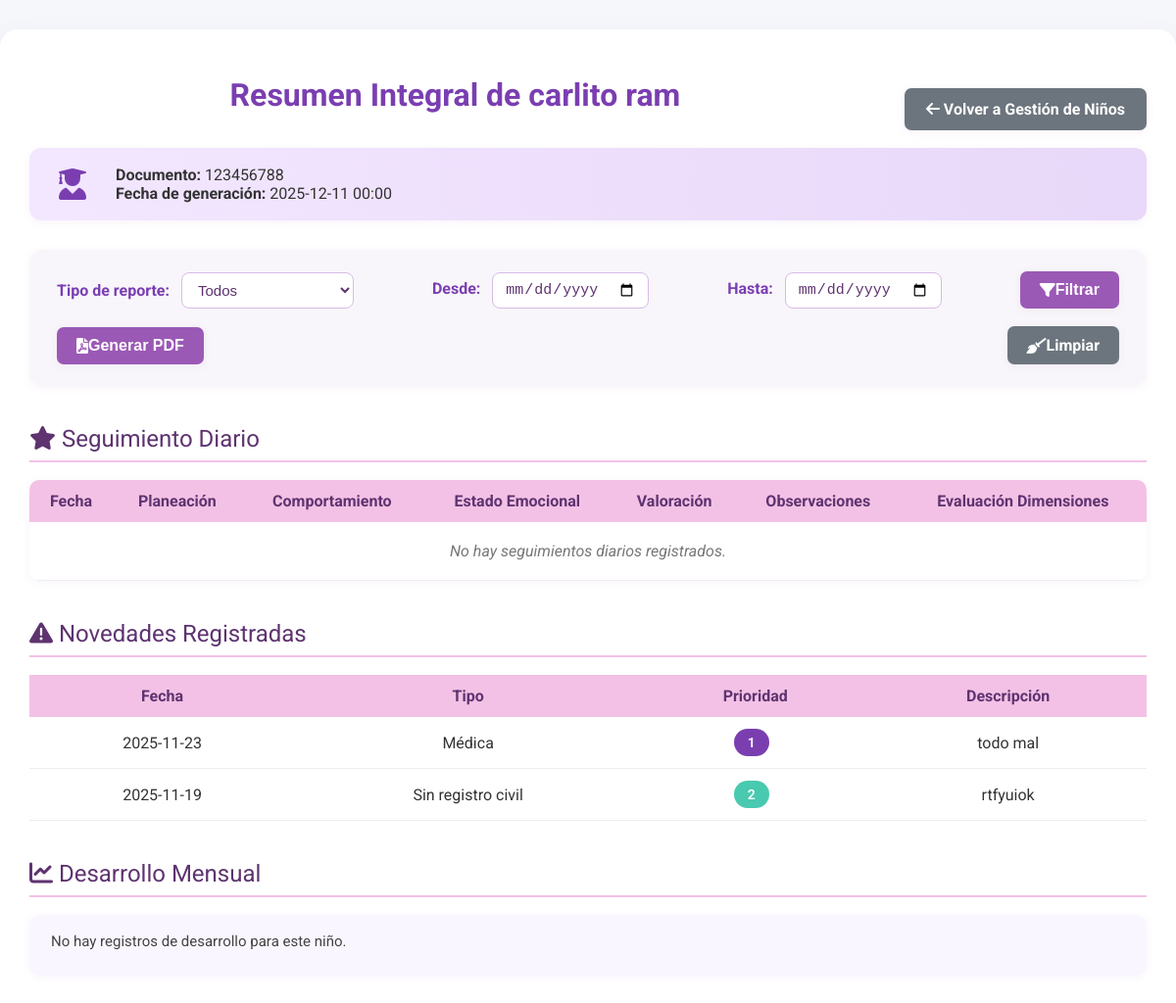
Page /desarrollo/reporte/resumen/4/ (signed in) on the committed database.
### core/models.py (models this page shows, shortened)
class Nino(models.Model):
    TIPO_SANGRE_CHOICES = [
        ('O+', 'O+'), ('O-', 'O-'), ('A+', 'A+'), ('A-', 'A-'),
        ('B+', 'B+'), ('B-', 'B-'), ('AB+', 'AB+'), ('AB-', 'AB-')
    ]
    PARENTESCO_CHOICES = [
        ('padre', 'Padre'), ('madre', 'Madre'), ('tutor', 'Tutor'),
        ('abuelo', 'Abuelo/a'), ('tio', 'Tío/a'), ('hermano', 'Hermano/a'),
        ('otro', 'Otro')
    ]
    nombres = models.CharField(max_length=50)
    apellidos = models.CharField(max_length=50)
    fecha_nacimiento = models.DateField()
    documento = models.BigIntegerField(null=True, blank=True)
    genero = models.CharField(
        max_length=20,
        null=True,
        blank=True,
        choices=[
            ('masculino', 'masculino'),
            ('femenino', 'femenino'),
            ('otro', 'otro'),
            ('no_especificado', 'no_especificado')
        ]
    )
    tipo_sangre = models.CharField(max_length=3, choices=TIPO_SANGRE_CHOICES, null=True, blank=True)
    parentesco = models.CharField(max_length=20, choices=PARENTESCO_CHOICES, null=True, blank=True)
    tiene_discapacidad = models.BooleanField(default=False)
    tipos_discapacidad = models.ManyToManyField('Discapacidad', blank=True)
    otra_discapacidad = models.CharField(max_length=100, null=True, blank=True)
    PAIS_NACIMIENTO_CHOICES = [
        ('', '-- Seleccione el país de nacimiento --'),
        ('colombia', 'Colombia'),
        ('venezuela', 'Venezuela'),
        ('ecuador', 'Ecuador'),
        ('peru', 'Perú'),
        ('panama', 'Panamá'),
        ('brasil', 'Brasil'),
        ('argentina', 'Argentina'),
        ('chile', 'Chile'),
        ('bolivia', 'Bolivia'),
        ('paraguay', 'Paraguay'),
        ('uruguay', 'Uruguay'),
        ('mexico', 'México'),
        ('costa_rica', 'Costa Rica'),
        ('nicaragua', 'Nicaragua'),
        ('honduras', 'Honduras'),
        ('guatemala', 'Guatemala'),
        ('el_salvador', 'El Salvador'),
        ('cuba', 'Cuba'),
        ('republica_dominicana', 'República Dominicana'),
        ('haiti', 'Haití'),
        ('estados_unidos', 'Estados Unidos'),
        ('canada', 'Canadá'),
        ('espana', 'España'),
        ('italia', 'Italia'),
        ('francia', 'Francia'),
        ('alemania', 'Alemania'),
        ('otro', 'Otro país')
    ]
    nacionalidad = models.CharField(
        max_length=50,
        choices=PAIS_NACIMIENTO_CHOICES,
        null=True,
        blank=True,
        verbose_name="País de nacimiento"
    )
    otro_pais = models.CharField(max_length=50, null=True, blank=True, verbose_name="Otro país (especifique)")
    fecha_ingreso = models.DateField(auto_now_add=True, verbose_name="Fecha de ingreso al hogar")
    hogar = models.ForeignKey(HogarComunitario, on_delete=models.PROTECT, related_name='ninos')
    padre = models.ForeignKey(Padre, on_delete=models.CASCADE, related_name='ninos')
    foto = models.FileField(upload_to='ninos/fotos/', null=True, blank=True)
    carnet_vacunacion = models.FileField(upload_to='ninos/vacunacion/', null=True, blank=True)
    certificado_eps = models.FileField(upload_to='ninos/eps/', null=True, blank=True)
    fecha_registro = models.DateTimeField(auto_now_add=True)
    registro_civil_img = models.FileField(upload_to='ninos/registro_civil/', null=True, blank=True)
    observaciones_medicas = models.TextField(null=True, blank=True, verbose_name="Observaciones médicas")
    estado = models.CharField(
        max_length=20,
        choices=[
            ('activo', 'Activo'),
            ('inactivo', 'Inactivo'),
            ('retirado', 'Retirado')
        ],
        default='activo'
    )
    class Meta:
        db_table = 'ninos'

### novedades/models.py (models this page shows, shortened)
class Novedad(models.Model):
    nino = models.ForeignKey(Nino, on_delete=models.CASCADE)
    docente = models.CharField(max_length=100)
    fecha = models.DateField()
    clase = models.CharField(max_length=100)
    descripcion = models.TextField()
    causa = models.CharField(max_length=255, blank=True)
    disposicion = models.TextField(blank=True)
    acuerdos = models.TextField(blank=True)
    observaciones = models.TextField(blank=True)
    usuario = models.ForeignKey(User, on_delete=models.CASCADE, null=True, blank=True)  # 🔔 quién creó la novedad
    archivo_pdf = models.FileField(upload_to='novedades_pdfs/', blank=True, null=True)
    TIPOS_NOVEDAD = [
        ('a', 'Cambios en los estados de salud'),
        ('b', 'Cambios en el estado emocional'),
        ('c', 'Razones de inasistencia y llegadas tarde'),
        ('d', 'Inapetencia'),
        ('e', 'Cambios de medicamentos'),
        ('f', 'Inasistencia de medicamentos'),
        ('g', 'Sin registro civil'),
        ('h', 'Sin afiliación en salud'),
        ('i', 'Sin esquema de vacunación'),
        ('j', 'Otra'),
    ]
    tipo = models.CharField(max_length=1, choices=TIPOS_NOVEDAD, verbose_name="Tipo de novedad")
    def get_prioridad(self):
        prioridades = {
            'a': 5,
            'b': 4,
            'c': 3,
            'd': 2,
            'e': 4,
            'f': 3,
            'g': 2,
            'h': 3,
            'i': 4,
            'j': 1,
        }
        return prioridades.get(self.tipo, 1)

### desarrollo/views.py (the view, shortened to what this page needs)
# urls.py: path('reporte/resumen/<int:nino_id>/', views.reporte_resumen, name='reporte_resumen'),
@login_required
def reporte_resumen(request, nino_id):
    nino = get_object_or_404(Nino, id=nino_id)
    fecha_inicio_str = request.GET.get('fecha_inicio')
    fecha_fin_str = request.GET.get('fecha_fin')
    seguimientos_query = SeguimientoDiario.objects.filter(nino=nino)
    novedades = Novedad.objects.filter(nino=nino)
    desarrollos = DesarrolloNino.objects.filter(nino=nino)
    if fecha_inicio_str:
        seguimientos_query = seguimientos_query.filter(fecha__gte=fecha_inicio_str)
        novedades = novedades.filter(fecha__gte=fecha_inicio_str)
        desarrollos = desarrollos.filter(fecha_fin_mes__gte=fecha_inicio_str)
    if fecha_fin_str:
        seguimientos_query = seguimientos_query.filter(fecha__lte=fecha_fin_str)
        novedades = novedades.filter(fecha__lte=fecha_fin_str)
        desarrollos = desarrollos.filter(fecha_fin_mes__lte=fecha_fin_str)
    context = {
        'nino': nino,
        'desarrollos': desarrollos.order_by('-fecha_fin_mes'),
        'novedades': novedades.order_by('-fecha'),
        'seguimientos': seguimientos_query.order_by('-fecha'),
    }
    return render(request, 'reporte/reporte_resumen.html', context)

### templates/reporte/reporte_resumen.html (shortened to what this page needs)
{% load static %}
<!DOCTYPE html>
<html lang="es">
<head>
  <link href="https://cdnjs.cloudflare.com/ajax/libs/font-awesome/6.0.0-beta3/css/all.min.css" rel="stylesheet">
</head>
<body>
  <div class="container">
    <div style="display: flex; align-items: center; justify-content: space-between; margin-bottom: 18px;">
      <h1 style="flex:1; text-align:center; margin:0; color:#7a3eb1; font-size:32px;">Resumen Integral de {{ nino.nombres }} {{ nino.apellidos }}</h1>
      <a href="{% url 'gestion_ninos' %}{% if request.GET.from_page %}?page={{ request.GET.from_page }}{% endif %}" class="btn-back" style="margin-left:24px;">
          <i class="fas fa-arrow-left"></i> Volver a Gestión de Niños
      </a>
    </div>
    <div class="info-block">
      <i class="fas fa-user-graduate"></i>
      <div>
        <b>Documento:</b> {{ nino.documento|default:"N/A" }}<br>
        <b>Fecha de generación:</b> {% now "Y-m-d H:i" %}
      </div>
    </div>
    <form method="get" action="" class="filter-card">
      <div>
        <label for="tipo_reporte"><b>Tipo de reporte:</b></label>
        <select name="tipo_reporte" id="tipo_reporte" onchange="this.form.submit()">
          <option value="ambos" {% if not request.GET.tipo_reporte or request.GET.tipo_reporte == 'ambos' %}selected{% endif %}>Todos</option>
        </select>
      </div>
      <div>
        <label for="fecha_inicio"><b>Desde:</b></label>
        <input type="date" name="fecha_inicio" id="fecha_inicio" value="{{ request.GET.fecha_inicio }}">
      </div>
      <div>
        <label for="fecha_fin"><b>Hasta:</b></label>
        <input type="date" name="fecha_fin" id="fecha_fin" value="{{ request.GET.fecha_fin }}">
      </div>
      <button type="submit" class="button" title="Filtrar información en la página" style="background-color: #9B59B6;">
        <i class="fas fa-filter"></i>  Filtrar
      </button>
      <button type="submit" class="button" formaction="{% url 'desarrollo:generar_reporte_pdf' nino.id %}" title="Generar reporte en PDF con los filtros seleccionados" style="background-color: #9B59B6;">
        <i class="fas fa-file-pdf"></i>  Generar PDF
      </button>
      <a href="{% url 'desarrollo:reporte_resumen' nino.id %}" class="button" style="background-color: #6c757d;" title="Limpiar todos los filtros">
        <i class="fas fa-broom"></i>   Limpiar
      </a>
    </form>
    {% if not request.GET.tipo_reporte or request.GET.tipo_reporte == 'ambos' or request.GET.tipo_reporte == 'seguimiento' %}
    <div class="section-title" id="seguimiento-diario"><i class="fas fa-star"></i> Seguimiento Diario</div>
    <div class="table-responsive-wrapper">
      <table class="summary-table">
        <thead>
          <tr>
            <th>Fecha</th>
            <th>Planeación</th>
            <th>Comportamiento</th>
            <th>Estado Emocional</th>
            <th>Valoración</th>
            <th>Observaciones</th>
            <th>Evaluación Dimensiones</th>
          </tr>
        </thead>
        <tbody>
          {% for seguimiento in seguimientos %}
          <tr>
            <td>{{ seguimiento.fecha|date:"Y-m-d" }}</td>
            <td>{{ seguimiento.planeacion.nombre_experiencia|default:"N/A" }}</td>
            <td>{{ seguimiento.get_comportamiento_general_display }}</td>
            <td>{{ seguimiento.get_estado_emocional_display }}</td>
            <td>
              {% for i in "12345" %}{% if forloop.counter <= seguimiento.valoracion %}★{% else %}<span style="color:#ddd;">★</span>{% endif %}{% endfor %}
            </td>
            <td>{{ seguimiento.observaciones|default:"-" }}</td>
            <td>
              {% for eval in seguimiento.evaluaciones_dimension.all %}
                <p style="margin: 2px 0; font-size: 13px;"><b>{{ eval.dimension.nombre }}:</b> {{ eval.get_desempeno_display }}</p>
              {% empty %}
                Sin evaluación.
              {% endfor %}
            </td>
          </tr>
          {% empty %}
          <tr class="empty-row">
            <td colspan="7">No hay seguimientos diarios registrados.</td>
          </tr>
          {% endfor %}
        </tbody>
      </table>
    </div>
    {% endif %}
    {% if not request.GET.tipo_reporte or request.GET.tipo_reporte == 'ambos' or request.GET.tipo_reporte == 'novedades' %}
    <div class="section-title" id="novedades"><i class="fas fa-exclamation-triangle"></i> Novedades Registradas</div>
    <table class="summary-table">
      <thead>
        <tr>
          <th>Fecha</th>
          <th>Tipo</th>
          <th>Prioridad</th>
          <th>Descripción</th>
        </tr>
      </thead>
      <tbody>
        {% for novedad in novedades %}
        <tr>
          <td>{{ novedad.fecha|date:"Y-m-d" }}</td>
          <td>{{ novedad.get_tipo_display }}</td>
          <td>
            <span class="badge novedad-prioridad-{{ novedad.get_prioridad }}">{{ novedad.get_prioridad }}</span>
          </td>
          <td>{{ novedad.descripcion|default:"-"|truncatewords:12 }}</td>
        </tr>
        {% empty %}
        <tr class="empty-row">
          <td colspan="4">No hay novedades registradas para este niño.</td>
        </tr>
        {% endfor %}
      </tbody>
    </table>
    {% endif %}
    {% if not request.GET.tipo_reporte or request.GET.tipo_reporte == 'ambos' or request.GET.tipo_reporte == 'desarrollo' %}
    <div class="section-title" id="desarrollo-mensual"><i class="fas fa-chart-line"></i> Desarrollo Mensual</div>
    {% for desarrollo in desarrollos %}
    <div class="dimension-block">
      <h3>{{ desarrollo.fecha_fin_mes|date:"F Y" }} — Logro: <span class="badge">{{ desarrollo.logro_mes|default:"N/A" }}</span></h3>
      <p><b>Tendencia:</b> {{ desarrollo.tendencia_valoracion|default:"-" }}</p>
      <p><b>Participación frecuente:</b> {{ desarrollo.get_participacion_frecuente_display|default:"-" }}</p>
      <p><b>Comportamiento frecuente:</b> {{ desarrollo.get_comportamiento_frecuente_display|default:"-" }}</p>
      <p><b>Porcentaje de asistencia:</b> {{ desarrollo.porcentaje_asistencia|default:"N/A" }}%</p>
      <hr>
      <h4 style="color:#7a3eb1; margin-bottom: 10px;">Evaluación por Dimensiones</h4>
      <p><b>Cognitiva:</b> {{ desarrollo.evaluacion_cognitiva|default:"Sin información" }}</p>
      <p><b>Comunicativa:</b> {{ desarrollo.evaluacion_comunicativa|default:"Sin información" }}</p>
      <p><b>Socio-afectiva:</b> {{ desarrollo.evaluacion_socio_afectiva|default:"Sin información" }}</p>
      <p><b>Corporal:</b> {{ desarrollo.evaluacion_corporal|default:"Sin información" }}</p>
      <hr>
      <div class="blockquote"><b>Fortalezas:</b> <br>{{ desarrollo.fortalezas_mes|linebreaksbr|default:"-" }}</div>
      <div class="blockquote"><b>Aspectos a Mejorar:</b> <br>{{ desarrollo.aspectos_a_mejorar|linebreaksbr|default:"-" }}</div>
      <div class="blockquote"><b>Alertas:</b> <br>{{ desarrollo.alertas_mes|linebreaksbr|default:"-" }}</div>
      <div class="blockquote"><b>Conclusión:</b> <br>{{ desarrollo.conclusion_general|linebreaksbr|default:"-" }}</div>
    </div>
    {% empty %}
    <div class="dimension-block">
      <p>No hay registros de desarrollo para este niño.</p>
    </div>
    {% endfor %}
    {% endif %}
  </div>
</body>
</html>
</html>

### rows in the picture
Nino: nombres "carlito", apellidos "ram", documento "123456788"
Novedad: fecha "2025-11-23", tipo "Médica", get_prioridad "1", descripcion "todo mal"
Novedad: fecha "2025-11-19", tipo "Sin registro civil", get_prioridad "2", descripcion "rtfyuiok"
